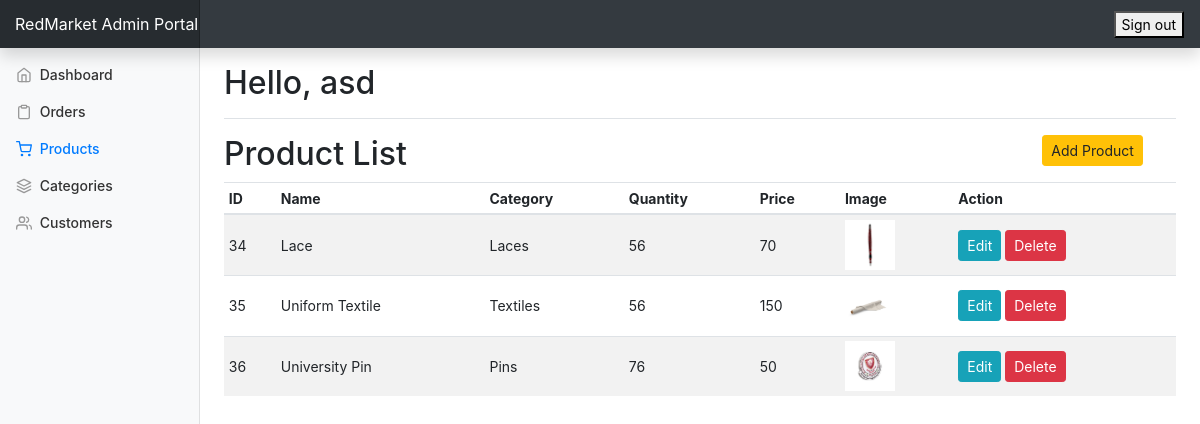
Screenshot of /admin_portal/admin/products.php (signed in) with the database file from the repository.
### tables this page shows
CREATE TABLE `product` (
  `product_id` double NOT NULL,
  `product_name` varchar(150) NOT NULL,
  `product_price` int(11) NOT NULL,
  `image_file_name` varchar(300) NOT NULL,
  `category_id` int(11) NOT NULL,
  `quantity` int(11) DEFAULT NULL,
  `category_name` varchar(255) DEFAULT NULL
);

### admin_portal/admin/products.php (the view, shortened to what this page needs)
<?php
$pdo = get_connection();
?>
<?php include_once("./templates/top.php"); ?>
<?php include_once("./templates/navbar.php"); ?>
<div class="container-fluid">
  <div class="row">
    <?php include "./templates/sidebar.php"; ?>
      <div class="row">
          <div class="col-10">
              <h2>Product List</h2>
          </div>
          <div class="col-2">
              <a href="#" data-toggle="modal" data-target="#add_product_modal" class="btn btn-warning btn-sm">Add Product</a>
          </div>
      </div>
      <div class="table-responsive">
        <table class="table table-striped table-sm">
          <thead>
            <tr>
              <th>ID</th>
              <th>Name</th>
              <th>Category</th>
              <th>Quantity</th>
              <th>Price</th>
              <th>Image</th>
              <th>Action</th>
            </tr>
          </thead>
          <tbody id="product_list">
			<?php
                $res = $pdo->query("SELECT * FROM product");
                while($row = $res->fetch()){
            ?>
            <tr>
              <form action="" method="post">
                  <td style="vertical-align: middle;"><?php echo $row["product_id"]; ?></td>
                  <td style="vertical-align: middle;"><?php echo $row["product_name"]; ?></td>
                  <td style="vertical-align: middle;"><?php echo $row["category_name"]; ?></td>
                  <td style="vertical-align: middle;"><?php echo $row["quantity"]; ?></td>
                  <td style="vertical-align: middle;"><?php echo $row["product_price"]; ?></td>
                  <td style="vertical-align: middle;">
                      <?php $img = (strpos($row['image_file_name'], '/') === false) ? 'product-image/'.$row['image_file_name'] : $row['image_file_name']; ?>
                      <img src="<?php echo htmlspecialchars($img, ENT_QUOTES, 'UTF-8'); ?>" width="50">
                  </td>
                  <td style="vertical-align: middle;">
                      <button type="button" class="btn btn-sm btn-info edit-btn"
                          data-toggle="modal"
                          data-target="#edit_product_modal"
                          data-id="<?php echo $row['product_id']; ?>"
                          data-name="<?php echo $row['product_name']; ?>"
                          data-category="<?php echo $row['category_name']; ?>"
                          data-price="<?php echo $row['product_price']; ?>"
                          data-qty="<?php echo $row['quantity']; ?>"
                          data-img="<?php echo $img; ?>">
                          Edit
                      </button>
                      <button type="submit" name="sum_delete" class="btn btn-sm btn-danger" onclick="return confirm('Are you sure you want to delete this product?');">Delete</button>
                  </td>
              </form>
            </tr>
            <?php } ?>
          </tbody>
        </table>
      </div>
    </main>
  </div>
</div>
<?php include_once("./templates/footer.php"); ?>

### admin_portal/admin/templates/sidebar.php (shortened to what this page needs)
<nav class="col-md-2 d-none d-md-block bg-light sidebar">
      <div class="sidebar-sticky">
        <ul class="nav flex-column">
          <?php
            $uri = $_SERVER['REQUEST_URI'];
            $uriAr = explode("/", $uri);
            $page = end($uriAr);
          ?>
          <li class="nav-item">
            <a class="nav-link <?php echo ($page == '' || $page == 'index.php') ? 'active' : ''; ?>" href="index.php">
              <span data-feather="home"></span>
              Dashboard <span class="sr-only">(current)</span>
            </a>
          </li>
          <li class="nav-item">
            <a class="nav-link <?php echo ($page == 'customer_orders.php') ? 'active' : ''; ?>" href="customer_orders.php">
              <span data-feather="clipboard"></span>
              Orders
            </a>
          </li>
          <li class="nav-item">
            <a class="nav-link <?php echo ($page == 'products.php') ? 'active' : ''; ?>" href="products.php">
              <span data-feather="shopping-cart"></span>
              Products
            </a>
          </li>
          <li class="nav-item">
            <a class="nav-link <?php echo ($page == 'categories.php') ? 'active' : ''; ?>" href="categories.php">
              <span data-feather="layers"></span>
              Categories
            </a>
          </li>
          <li class="nav-item">
            <a class="nav-link <?php echo ($page == 'customers.php') ? 'active' : ''; ?>" href="customers.php">
              <span data-feather="users"></span>
              Customers
            </a>
          </li>
        </ul>
      </div>
    </nav>
    <main role="main" class="col-md-9 ml-sm-auto col-lg-10 px-4">
      <div class="d-flex justify-content-between flex-wrap flex-md-nowrap align-items-center pt-3 pb-2 mb-3 border-bottom">
        <h1 class="h2 ">Hello,
		<?php
        $admin_id=$_SESSION["admin_id"][0];
            $res = $pdo->prepare("select username from admin where admin_id = ?");
            $res->execute([$admin_id]);
            $username = $res->fetch();
			echo $username[0];
		?>
		</h1>
      </div>

### admin_portal/admin/css/dashboard.css (style rules this page uses)
body { font-size: .875rem; }
.feather { width: 16px; height: 16px; vertical-align: text-bottom; }
.sidebar { position: fixed; top: 0; bottom: 0; left: 0; z-index: 100; padding: 48px 0 0; box-shadow: inset -1px 0 0 rgba(0, 0, 0, .1); }
.sidebar-sticky { position: relative; top: 0; height: calc(100vh - 48px); padding-top: .5rem; overflow-x: hidden; overflow-y: auto; }
.sidebar .nav-link { font-weight: 500; color: #333; }
.sidebar .nav-link .feather { margin-right: 4px; color: #999; }
.sidebar .nav-link.active { color: #007bff; }
.sidebar .nav-link:hover .feather, .sidebar .nav-link.active .feather { color: inherit; }
[role="main"] { padding-top: 133px; }
@media (min-width: 768px) { [role="main"] { padding-top: 48px; } }

### rows the page displays
product: product_id "34", product_name "Lace", category_name "Laces", quantity "56", product_price "70", image_file_name (picture)
product: product_id "35", product_name "Uniform Textile", category_name "Textiles", quantity "56", product_price "150", image_file_name (picture)
product: product_id "36", product_name "University Pin", category_name "Pins", quantity "76", product_price "50", image_file_name (picture)

### other values shown
$username[0] "asd"
